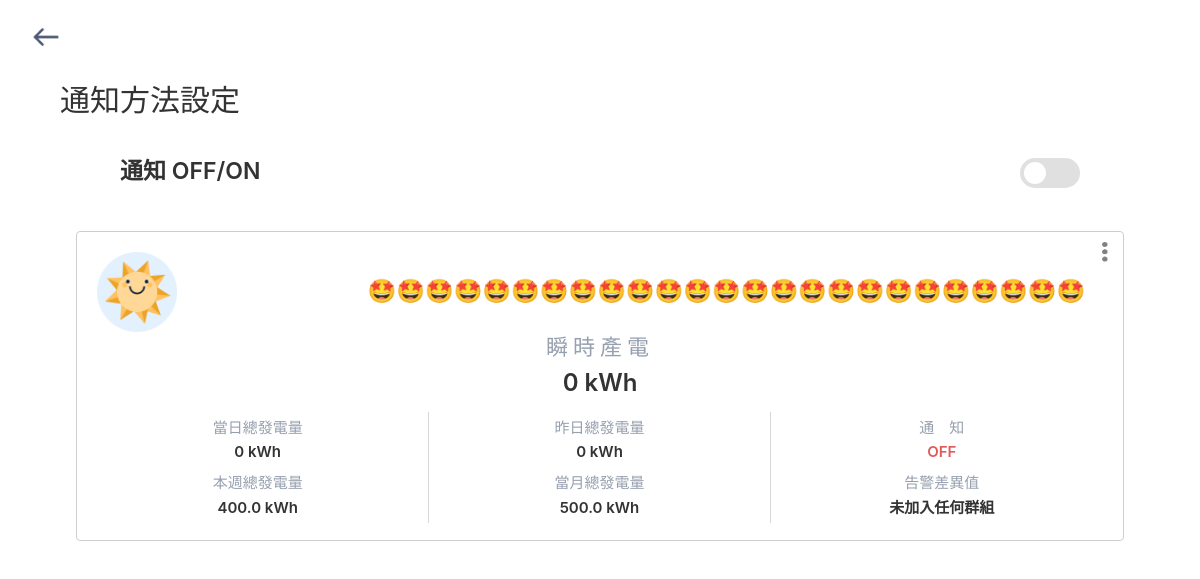
The page /hello?userid=94f43ded-55b6-4354-aaae-c5cc20fde280 on the database as committed earlier.
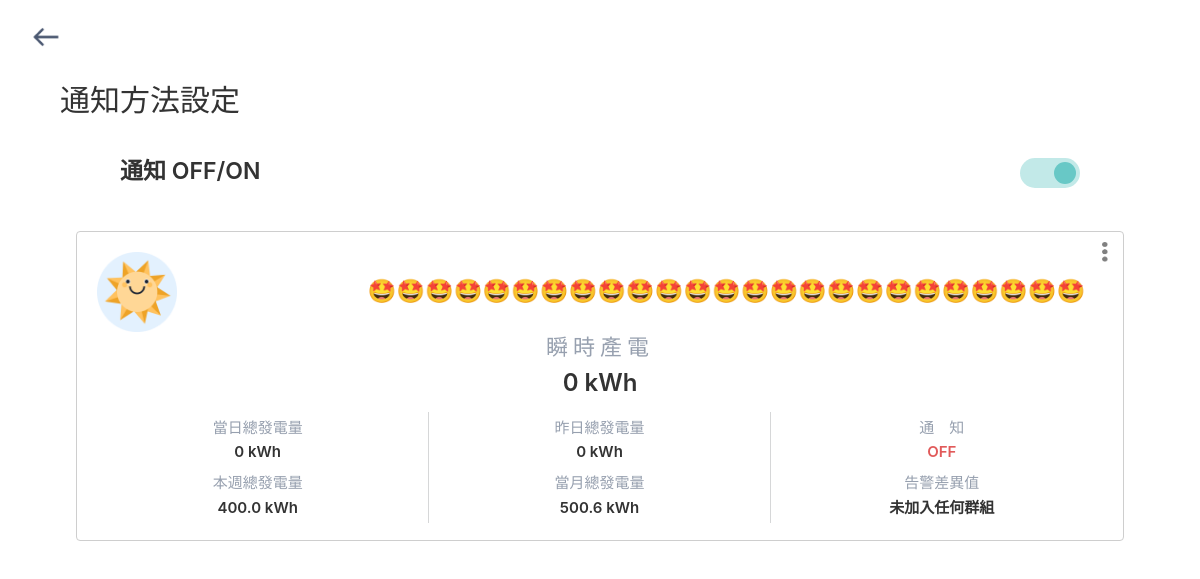
The same page on the database as committed later.
### app/models.py (models this page shows, shortened)
class User_Mgmt(UserMixin, db.Model):
    __tablename__ = 'user_mgmt'
    user_id = db.Column(db.String(64), unique=True, primary_key=True)
    username = db.Column(db.String(64))
    email = db.Column(db.String(64))
    activated = db.Column(db.String(64))
    notify_all = db.Column(db.String(64), default = "ON")

class Device_Info(UserMixin, db.Model):
    __tablename__ = 'device_info'
    uuid = db.Column(db.String(64),unique=True, primary_key=True)
    name = db.Column(db.String(64))
    model = db.Column(db.String(64))
    online_status = db.Column(db.String(64))
    gw_uuid = db.Column(db.String(64))
    gw_status = db.Column(db.String(64))
    user_id = db.Column(db.String(64))
    associated = db.Column(db.String(64))
    target_energy_level = db.Column(db.Float(), default= 5)
    lower_bound = db.Column(db.Integer(), default = 10)
    start_time = db.Column(db.Integer(),default = 7)
    end_time = db.Column(db.Integer(),default = 18)
    notify = db.Column(db.String(64), default ="ON")
    group_id = db.Column(db.String(64), default = "0")
    group_lower_bound = db.Column(db.Integer(),default = 5000)
    weekly_energy_amount = db.Column(db.Float(), default= 0)
    monthly_energy_amount = db.Column(db.Float(), default= 0)
    @classmethod
    def get_by_userid(cls, userid):
        devices = Device_Info.query.filter_by(user_id=userid)
        return devices

class Device_Data(UserMixin, db.Model):
    __tablename__ = 'device_data'
    id = db.Column(db.Integer, primary_key=True)
    dev_uuid = db.Column(db.String(64), index = True)
    scope = db.Column(db.String(64))
    model = db.Column(db.String(64))
    value = db.Column(db.Float)
    generated_time = db.Column(db.BigInteger)
    uploaded_time = db.Column(db.BigInteger)
    @classmethod
    def getyesterday(cls, uuid ,model ,scope ,stime , etime):
        devices = Device_Data.query.filter_by(dev_uuid=uuid,model=model,scope=scope).filter(Device_Data.generated_time>=stime).filter(Device_Data.generated_time<=etime).order_by(Device_Data.generated_time.desc())
        return devices
    @classmethod
    def gettoday(cls, uuid , model , scope , time):
        devices = Device_Data.query.filter_by(dev_uuid=uuid,model=model,scope=scope).filter(Device_Data.generated_time>=time).order_by(Device_Data.generated_time.desc())
        return devices

### app/main/views.py (the view)
@main.route('/hello',methods = ["GET"])
def publish_hello():
    token = request.args.get('token')
    userid = request.args.get('userid')
    redirect_app = request.args.get('redirect_app')
    devicelist = Device_Info.get_by_userid(userid)
    user_info = User_Mgmt.query.filter_by(user_id=userid)
    return render_template('index.html',userid = userid,redirect_app=redirect_app ,user_info = user_info , devices = devicelist)

### app/__init__.py (called while the page is built)
def get_yesterdaygeneratedElectricity(uuid):
    model='Delta_RPI-M10A'
    scope='generatedElectricity'
    etime = int(datetime.now().replace(hour=0,minute=0,second=0,microsecond=0).timestamp())*1000
    stime = etime - 86400000
    devicedata = Device_Data.getyesterday(uuid,model,scope,stime,etime).first()
    if devicedata:
        return(round(devicedata.value, 1))
    else:
        return(0)

def get_generatedElectricity(uuid):
    model='Delta_RPI-M10A'
    scope='generatedElectricity'
    time = int(datetime.now().replace(hour=0,minute=0,second=0,microsecond=0).timestamp())*1000
    devicedata = Device_Data.gettoday(uuid,model,scope,time).first()
    if devicedata:
        return(round(devicedata.value, 1))
    else:
        return(0)

def get_weeklygenElec(uuid):
    model='Delta_RPI-M10A'
    scope='generatedElectricity'
    now_time = datetime.now()
    prev_monday = now_time - timedelta(days=now_time.weekday())
    start_time = int(prev_monday.replace(hour=0,minute=0,second=0,microsecond=0).timestamp())*1000
    end_time = start_time + 86400000
    max_time = int(now_time.replace(hour=0,minute=0,second=0,microsecond=0).timestamp())*1000+86400000
    week_sum = 0
    while end_time <= max_time :
        if Device_Data.getyesterday(uuid,model,scope,start_time,end_time).first():
            week_sum += Device_Data.getyesterday(uuid,model,scope,start_time,end_time).first().value
        end_time += 86400000
        start_time += 86400000
    return(round(week_sum, 1))

def get_monthlygenElec(uuid):
    model='Delta_RPI-M10A'
    scope='generatedElectricity'
    firstDayofMonth = datetime.today().replace(day=1)
    start_time = int(firstDayofMonth.replace(hour=0,minute=0,second=0,microsecond=0).timestamp())*1000
    end_time = start_time + 86400000
    max_time = int(datetime.now().replace(hour=0,minute=0,second=0,microsecond=0).timestamp())*1000+86400000
    month_sum = 0
    while end_time <= max_time :
        if Device_Data.getyesterday(uuid,model,scope,start_time,end_time).first():
            month_sum += Device_Data.getyesterday(uuid,model,scope,start_time,end_time).first().value
        end_time += 86400000
        start_time += 86400000
    return(round(month_sum, 1))

def no_device(list):
    count = False
    for device in list:
        if device.model == 'Delta_RPI-M10A' :
            count = True
    return count

def get_grpLowerBound(device):
    if device.group_id != '0':
        return str(device.group_lower_bound) +" W"
    return "未加入任何群組"

### app/templates/index.html (shortened to what this page needs)
{% extends "top.html" %}
{% block page_content %}
{% if no_device(devices.all()) %}
<div class="container">
{% for device in devices.all() %}
{% if device.model == 'Delta_RPI-M10A' %}
	<div class="row" style="border:10px white dashed;">
		<div class="col-xs-12 col-sm-12 device-border" style="border-width:0.5px;border-style:solid;border-color:#BBBCBCB8;padding:5px;">
			<div class="row">
				<div class="col-xs-3" style="font-size:25px;">
					<img class='device-icon' src="{{ url_for('static', filename='img/icon_Active.png') }}" >
				</div>
				<div class="device-name" style="font-size:23px;"><p>{{ display_device_name(device) }}</p></div>
				<div class="col-xs-2 col-sm-2">
					<a class='setting-button' href="{{ url_for('main.publish_setting', userid=userid , uuid = device.uuid, redirect_app=redirect_app)}}">
						<img src="{{ url_for('static', filename='img/Vector.png') }}" width="6" height="20" >
					</a>
				</div>
			</div>
			<div class="instanceElectricity">
				<span>瞬時產電</span>
				<p>{{ get_instanceElectricity(device.uuid) }} kWh</p>
			</div>
			<div class="additional-info additional-info-1">
				<div class='info-col-1'>
					<span>當日總發電量</span>
					<p>{{ get_generatedElectricity(device.uuid) }} kWh</p>
					<span>本週總發電量</span>
					<p>{{ get_weeklygenElec(device.uuid) }} kWh</p>
				</div>
				<div class='info-col-2'>
					<span>昨日總發電量</span>
					<p>{{ get_yesterdaygeneratedElectricity(device.uuid) }} kWh</p>
					<span>當月總發電量</span>
					<p>{{ get_monthlygenElec(device.uuid) }} kWh</p>
				</div>
				<div class='info-col-3'>
					<span>通　知</span>
					{% if device.notify == "OFF" %}
						<p style="color:#E15A5A">OFF</p>
					{% else %}
					<p style="color:#5EA76E">ON</p>
					{% endif %}
					<span>告警差異值</span>
					<p>{{ get_grpLowerBound(device) }}</p>
				</div>
			</div>
		</div>
	</div>
{% endif %}
{% endfor %}
</div>
{% endif %}
</body>
</html>
{% endblock %}

### app/templates/top.html (shortened to what this page needs)
<html>
{% extends "bootstrap/base.html" %}
{% block head %}
	{{super()}}
	<link rel="stylesheet" href="{{ url_for('static', filename='css/site.css') }}">
	<link rel="stylesheet" href="{{ url_for('static', filename='css/index.css') }}">
{% endblock %}
{% block content%}
	<div class="banner">
		<a class='return-button' href="{{redirect_app}}"><img src="{{ url_for('static', filename='img/arrow left.png') }}"></a>
	</div>
	<div class="container2">
				<div class="col-xs-12 col-sm-12 title">
					通知方法設定
				</div>
				{% if no_device(devices.all()) %}
				<div class="col-xs-9 col-sm-9 sub-title">通知  OFF/ON
					{% for user in user_info.all() %}
						{% if user.notify_all == "ON" %}
						<label class="switch" style="float:right">
				    	<span class="slider"></span>
						{% else %}
						<label class="switch" style="float:right">
				    	<span class="slider"></span>
						{% endif %}
					{% endfor %}
 				{% endif%}
				</div>
	</div>
<div class="container">
    {% block page_content %}{% endblock %}
{% endblock %}

### static/css/site.css (style rules this page uses)
.switch { display: inline-block; width: 60px; height: 30px; margin: 8px; transform: translateY(50%); position: relative; }
.slider { position: absolute; top: 0; bottom: 0; left: 0; right: 0; border-radius: 30px; box-shadow: 0 0 0 2px white, 0 0 4px white; cursor: pointer; border: 4px solid transparent; background-color: #E0E0E0; overflow: hidden; transition: 0.4s; }
.slider:before { position: absolute; content: ""; width: 100%; height: 100%; background-color: white; border-radius: 30px; transform: translateX(-30px); transition: 0.4s; }
input:checked + .slider:before { transform: translateX(30px); background-color: #68C8C6; }
input:checked + .slider { background-color: rgba(104, 200, 198, 0.4); }

### static/css/index.css (style rules this page uses)
body { background-color:#fff; font-family: -apple-system,BlinkMacSystemFont,'Segoe UI',Roboto,Oxygen,Ubuntu,'Fira Sans','Droid Sans','Helvetica Neue',sans-serif; margin:0 !important; display: flex; flex-direction: column; align-items: center; font-size: 21px; padding-bottom:50px; -webkit-touch-callout: none; -webkit-user-select: none; -khtml-user-select: none; -moz-user-select: none; -ms-user-select: none; user-select: none; }
.banner { width: 96%; padding: 15px 0 10px 0; }
.container { width:93%; padding:0 !important; }
.container2 { display: flex; flex-direction: column; justify-content: center; align-items: center; width:100%; }
.return-button { height: 44px; width: 44px; border-radius: 70%; display: flex; align-items: center; justify-content: center; }
.return-button img { height:30px; width:auto; }
.title { font-size: 30px; font-weight:500; padding: 10px 0 0px 0 ; width: 90%; }
.sub-title { font-size: 23px; padding: 15px 0px 0px 0 ; font-weight:600; display:flex; flex-direction: row; justify-content: space-between; line-height:3; width: 80%; }
.switch { margin: 6px 0 0 0 !important; }
.device-border { border-radius:4px; border: 1px solid rgba(187, 188, 190, 0.8); }
.setting-button { display: block; width:25px; margin:0 !important; display: flex; justify-content: center; align-items: center; }
.col-xs-2 { width:auto !important; position:absolute; padding : 0px 5px 0 0; right:0; top:10px; }
.row { margin-top :15px; }
.device-icon { width:80px; height:auto; margin: 0 15px; }
.device-name { height:80px; display: flex; align-items: center; padding-left: 34px; font-weight:600; margin-right: 30px; }
.device-name p { white-space: nowrap; overflow: hidden; text-overflow: ellipsis; width:100%; margin:0 !important; }
.additional-info { display: flex; flex-direction: row; align-items: center; justify-content: center; margin-bottom: 12px; }
.additional-info div { display: flex; flex-direction: column; align-items: center; justify-content: center; text-align: center; width: 33%; }
.info-col-1, .info-col-2 { border-right: 1px solid rgba(187, 188, 190, 0.6); }
.instanceElectricity { display: flex; flex-direction: column; text-align: center; margin-bottom:6px }
.instanceElectricity p { font-size: 24px !important; }
.instanceElectricity span { letter-spacing: 5px; font-size: 22px; color: #97A0AF; }
.additional-info span { color: #97A0AF; font-size: 15px; margin-top: 5px; }
.additional-info p, .instanceElectricity p { font-weight: 600; font-size: 15px; margin:0 !important; padding-top: 3px; padding-bottom: 5px; }

Rows that differ between the two databases and show on the page:
changed User_Mgmt: notify_all "OFF" → "ON" (drawn)
changed Device_Data (number 2 of 2 on the later page): value.value "500.0" → "500.6"
